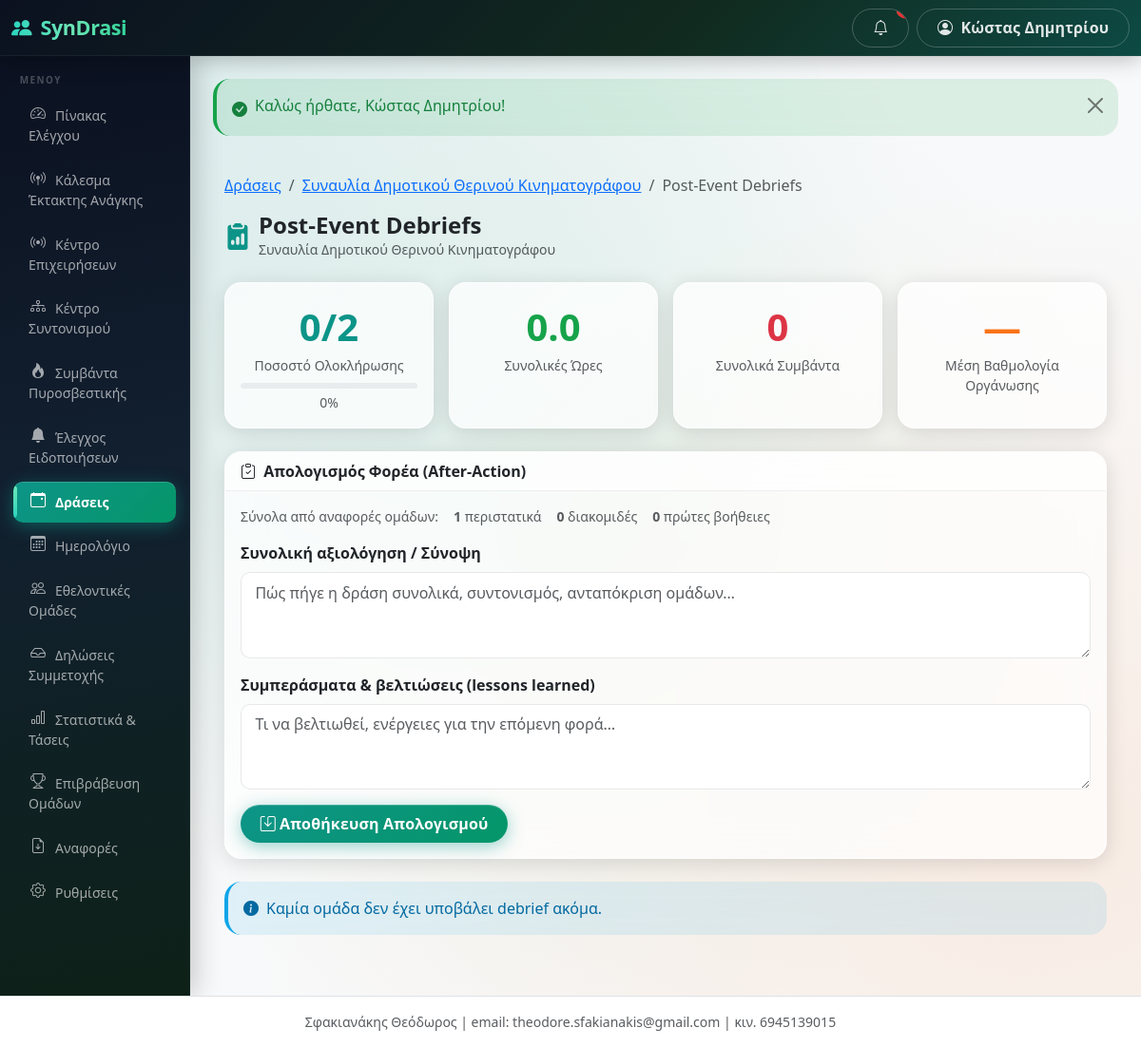
Screenshot of /public/events/3/debriefs (signed in) with the database file from the repository.
### tables this page shows
CREATE TABLE users (
  id INT AUTO_INCREMENT PRIMARY KEY,
  municipality_id INT NULL,
  team_id INT NULL,
  name VARCHAR(255) NOT NULL,
  email VARCHAR(255) NOT NULL UNIQUE,
  phone VARCHAR(50) NULL,
  password_hash VARCHAR(255) NOT NULL,
  role ENUM('super_admin','municipality_admin','team_admin','event_operator') NOT NULL,
  status ENUM('active','inactive') NOT NULL DEFAULT 'active',
  language_code VARCHAR(10) NULL,
  last_login_at DATETIME NULL,
  created_at DATETIME NOT NULL DEFAULT CURRENT_TIMESTAMP,
  updated_at DATETIME NULL ON UPDATE CURRENT_TIMESTAMP,
  INDEX idx_users_municipality_id (municipality_id),
  INDEX idx_users_team_id (team_id),
  FOREIGN KEY (language_code) REFERENCES languages(code)
);

CREATE TABLE events (
  id INT AUTO_INCREMENT PRIMARY KEY,
  municipality_id INT NOT NULL,
  category_id INT NULL,
  title VARCHAR(255) NOT NULL,
  description TEXT NULL,
  location_name VARCHAR(255) NULL,
  address VARCHAR(255) NULL,
  latitude DECIMAL(10,7) NULL,
  longitude DECIMAL(10,7) NULL,
  start_datetime DATETIME NOT NULL,
  end_datetime DATETIME NOT NULL,
  requested_people INT NOT NULL DEFAULT 0,
  requested_vehicle TINYINT(1) NOT NULL DEFAULT 0,
  requested_medical_equipment TINYINT(1) NOT NULL DEFAULT 0,
  requested_items_json TEXT NULL,
  instructions TEXT NULL,
  status ENUM('draft','open','review','confirmed','active','closed','completed','cancelled') NOT NULL DEFAULT 'draft',
  public_token VARCHAR(64) NULL UNIQUE,
  published_at DATETIME NULL,
  created_by INT NOT NULL,
  created_at DATETIME NOT NULL DEFAULT CURRENT_TIMESTAMP,
  updated_at DATETIME NULL ON UPDATE CURRENT_TIMESTAMP,
  last_activity_at DATETIME NULL COMMENT 'bumped by live-ops writes; poll change detection (migration 040)',
  reconciliation_notes TEXT NULL,
  story_token VARCHAR(64) NULL COMMENT 'no-login public Story link',
  story_published_at DATETIME NULL,
  INDEX idx_events_municipality_id (municipality_id),
  INDEX idx_events_status (status),
  INDEX idx_events_start_datetime (start_datetime),
  INDEX idx_events_story_token (story_token),
  INDEX idx_events_muni_status_start (municipality_id, status, start_datetime)
);

### views/events/debriefs.php (the view, shortened to what the rows shown need)
<?php
$completionRate = $approvedCount > 0
    ? round(($stats['debrief_count'] ?? 0) / $approvedCount * 100)
    : 0;
$terms = authority_context((int) ($event['municipality_id'] ?? current_municipality_id()));
$eventPlural = $terms['event_plural'] ?? 'Δράσεις';
$eventSingularLc = mb_strtolower($terms['event_singular'] ?? 'Δράση', 'UTF-8');
?>
<div class="container py-4">
  <nav aria-label="breadcrumb" class="mb-3">
    <ol class="breadcrumb">
      <li class="breadcrumb-item"><a href="<?= url('/events') ?>"><?= e($eventPlural) ?></a></li>
      <li class="breadcrumb-item"><a href="<?= url('/events/' . $event['id']) ?>"><?= e($event['title']) ?></a></li>
      <li class="breadcrumb-item active">Post-Event Debriefs</li>
    </ol>
  </nav>
  <div class="d-flex align-items-center gap-2 mb-4">
    <i class="bi bi-clipboard2-data-fill fs-3 text-primary"></i>
    <div>
      <h4 class="mb-0 fw-bold">Post-Event Debriefs</h4>
      <div class="text-muted small"><?= e($event['title']) ?></div>
    </div>
  </div>
  <div class="row g-3 mb-4">
    <div class="col-6 col-md-3">
      <div class="card border-0 shadow-sm text-center h-100">
        <div class="card-body">
          <div class="fs-1 fw-bold text-primary"><?= (int)($stats['debrief_count'] ?? 0) ?>/<?= $approvedCount ?></div>
          <div class="text-muted small"><?= e(t('events/debriefs.001', 'Ποσοστό Ολοκλήρωσης')) ?></div>
          <div class="progress mt-2" style="height:6px">
          </div>
          <div class="text-muted small mt-1"><?= $completionRate ?>%</div>
        </div>
      </div>
    </div>
    <div class="col-6 col-md-3">
      <div class="card border-0 shadow-sm text-center h-100">
        <div class="card-body">
          <div class="fs-1 fw-bold text-success"><?= number_format((float)($stats['total_hours'] ?? 0), 1) ?></div>
          <div class="text-muted small"><?= e(t('events/debriefs.002', 'Συνολικές Ώρες')) ?></div>
        </div>
      </div>
    </div>
    <div class="col-6 col-md-3">
      <div class="card border-0 shadow-sm text-center h-100">
        <div class="card-body">
          <div class="fs-1 fw-bold text-danger"><?= (int)($stats['total_incidents'] ?? 0) ?></div>
          <div class="text-muted small"><?= e(t('events/debriefs.003', 'Συνολικά Συμβάντα')) ?></div>
        </div>
      </div>
    </div>
    <div class="col-6 col-md-3">
      <div class="card border-0 shadow-sm text-center h-100">
        <div class="card-body">
          <?php $avg = (float)($stats['avg_rating'] ?? 0); ?>
          <div class="fs-1 fw-bold text-warning">
            <?= $avg > 0 ? number_format($avg, 1) : '—' ?>
          </div>
          <div class="text-muted small"><?= e(t('events/debriefs.004', 'Μέση Βαθμολογία Οργάνωσης')) ?></div>
        </div>
      </div>
    </div>
  </div>
  <div class="card shadow-sm mb-4 border-start border-4 border-primary">
    <div class="card-header bg-white fw-semibold">
      <i class="bi bi-clipboard-check me-1"></i> <?= e(t('events/debriefs.005', 'Απολογισμός Φορέα (After-Action)')) ?>
    </div>
    <div class="card-body">
      <form method="post" action="<?= e(url('/events/' . $event['id'] . '/municipality-debrief')) ?>">
        <div class="d-flex flex-wrap gap-3 mb-3 small text-muted">
          <span><?= e(t('events/debriefs.007', 'Σύνολα από αναφορές ομάδων:')) ?></span>
          <span><strong><?= (int) ($teamAgg['i'] ?? 0) ?></strong> <?= e(t('events/debriefs.008', 'περιστατικά')) ?></span>
          <span><strong><?= (int) ($teamAgg['t'] ?? 0) ?></strong> <?= e(t('events/debriefs.009', 'διακομιδές')) ?></span>
          <span><strong><?= (int) ($teamAgg['f'] ?? 0) ?></strong> <?= e(t('events/debriefs.010', 'πρώτες βοήθειες')) ?></span>
        </div>
        <div class="mb-3">
          <label class="form-label fw-semibold"><?= e(t('events/debriefs.011', 'Συνολική αξιολόγηση / Σύνοψη')) ?></label>
          <textarea name="summary" class="form-control" rows="3" placeholder="Πώς πήγε η <?= e($eventSingularLc) ?> συνολικά, συντονισμός, ανταπόκριση ομάδων…"><?= e($muniReport['summary'] ?? '') ?></textarea>
        </div>
        <div class="mb-3">
          <label class="form-label fw-semibold">Συμπεράσματα &amp; βελτιώσεις (lessons learned)</label>
          <textarea name="notes" class="form-control" rows="3" placeholder="<?= e(t('events/debriefs.026', 'Τι να βελτιωθεί, ενέργειες για την επόμενη φορά…')) ?>"><?= e($muniReport['notes'] ?? '') ?></textarea>
        </div>
        <button class="btn btn-primary"><i class="bi bi-save me-1"></i><?= e(t('events/debriefs.012', 'Αποθήκευση Απολογισμού')) ?></button>
      </form>
    </div>
  </div>
  <?php if (empty($debriefs)): ?>
    <div class="alert alert-info d-flex align-items-center gap-2">
      <i class="bi bi-info-circle-fill"></i>
      <?= e(t('events/debriefs.014', 'Καμία ομάδα δεν έχει υποβάλει debrief ακόμα.')) ?>
    </div>
  <?php endif ?>
</div>

### app/Helpers/Router.php (shortened to what the rows shown need)
<?php
class Router
{
    private $routes = [];
    public function get($pattern, $handler, array $options = [])
    {
        $this->routes[] = ['GET', $pattern, $handler, $options];
    }
    public function post($pattern, $handler, array $options = [])
    {
        $this->routes[] = ['POST', $pattern, $handler, $options];
    }
    public function dispatch($method, $uri)
    {
        $path = parse_url($uri, PHP_URL_PATH);
        $base = base_uri();
        if ($base !== '' && strpos($path, $base) === 0) {
            $path = substr($path, strlen($base));
        } else {
            $parent = preg_replace('#/public$#', '', $base);
            if ($parent !== $base && $parent !== '' && strpos($path, $parent) === 0) {
                $path = substr($path, strlen($parent));
            }
        }
        $path = '/' . trim($path, '/');
        foreach ($this->routes as $route) {
            list($m, $pattern, $handler, $options) = $route;
            if ($m !== $method) {
                continue;
            }
            $regex = '#^' . preg_replace_callback(
                '/\{([a-zA-Z_]+)\}/',
                function ($m) {
                    return $m[1] === 'token' ? '([A-Za-z0-9]+)' : '(\d+)';
                },
                $pattern
            ) . '$#';
            if (preg_match($regex, $path, $matches)) {
                array_shift($matches);
                $this->enforceAccess($options);
                list($class, $action) = explode('@', $handler);
                $controller = new $class();
                return call_user_func_array([$controller, $action], $matches);
            }
        }
    }
    private function enforceAccess(array $options)
    {
        if (!empty($options['roles'])) {
            requireRole($options['roles']);
            return;
        }
    }
}

### views/layouts/header.php (shortened to what the rows shown need)
<?php $unreadCount = is_logged_in() ? Notification::unreadCount($_SESSION['user_id']) : 0; ?>
<!DOCTYPE html>
<html lang="el">
<head>
<link href="https://cdn.jsdelivr.net/npm/bootstrap@5.3.3/dist/css/bootstrap.min.css" rel="stylesheet">
<link href="https://cdn.jsdelivr.net/npm/bootstrap-icons@1.11.3/font/bootstrap-icons.min.css" rel="stylesheet">
<link href="<?= e(url('/assets/css/app.css')) ?>" rel="stylesheet">
</head>
<body class="bg-light">
<nav class="navbar navbar-dark syndrasi-topbar sticky-top">
  <div class="container-fluid">
    <div class="d-flex align-items-center">
      <button class="btn btn-outline-light d-lg-none me-2" type="button" data-bs-toggle="offcanvas" data-bs-target="#sidebarMenu" aria-label="<?= e(t('layouts/header.006', 'Μενού')) ?>">
      </button>
      <a class="navbar-brand fw-bold" href="<?= e(url('/')) ?>">
        <i class="bi bi-people-fill me-1"></i> SynDrasi
      </a>
    </div>
    <div class="d-flex align-items-center gap-2">
      <a href="<?= e(url('/notifications')) ?>" class="btn btn-outline-light position-relative" title="<?= e(t('layouts/header.008', 'Ειδοποιήσεις')) ?>" id="navNotifBell">
        <i class="bi bi-bell"></i>
        <span class="position-absolute top-0 start-100 translate-middle badge rounded-pill bg-danger"
              id="navNotifBadge" <?= $unreadCount > 0 ? '' : 'style="display:none"' ?>><?= (int) $unreadCount ?></span>
      </a>
      <div class="dropdown">
        <button class="btn btn-outline-light dropdown-toggle" data-bs-toggle="dropdown">
          <i class="bi bi-person-circle me-1"></i>
          <span class="d-none d-md-inline"><?= e(current_user() ? current_user()['name'] : '') ?></span>
        </button>
      </div>
    </div>
  </div>
</nav>
<div class="container-fluid">
  <div class="row">
    <?php include BASE_PATH . '/views/layouts/sidebar.php'; ?>
    <main class="col-lg-10 ms-sm-auto px-3 px-md-4 py-4">
      <?php include BASE_PATH . '/views/layouts/flash.php'; ?>

### views/layouts/sidebar.php (shortened to what the rows shown need)
<?php
$role = current_role();
$currentPath = parse_url($_SERVER['REQUEST_URI'], PHP_URL_PATH);
$midForTerms = function_exists('current_municipality_id') ? current_municipality_id() : null;
$authorityTerms = $midForTerms ? authority_context($midForTerms) : authority_defaults('municipality');
$authorityTypeForMenu = $authorityTerms['authority_type'] ?? 'municipality';
$eventMenuLabel = t('authority/' . $authorityTypeForMenu . '.event_plural', $authorityTerms['event_plural'] ?? 'Δράσεις');
$teamMenuLabel = t('authority/' . $authorityTypeForMenu . '.team_plural', $authorityTerms['team_plural'] ?? 'Εθελοντικές Ομάδες');
$menus = [];
if ($role === 'municipality_admin') {
    $menus = [
        ['/dashboard',    'bi-speedometer2',              t('layouts/sidebar.003', 'Πίνακας Ελέγχου')],
        ['/mobilizations', 'bi-broadcast-pin',            t('layouts/sidebar.004', 'Κάλεσμα Έκτακτης Ανάγκης')],
        ['/operations',   'bi-broadcast',                 t('layouts/sidebar.005', 'Κέντρο Επιχειρήσεων')],
        ['/operations/war-room', 'bi-diagram-3',          t('layouts/sidebar.006', 'Κέντρο Συντονισμού')],
        ['/fire-service', 'bi-fire',                       t('layouts/sidebar.007', 'Συμβάντα Πυροσβεστικής')],
        ['/notification-center', 'bi-bell-fill',           t('layouts/sidebar.008', 'Έλεγχος Ειδοποιήσεων')],
        ['/events',       'bi-calendar-event',            $eventMenuLabel],
        ['/events/calendar', 'bi-calendar3',              t('layouts/sidebar.009', 'Ημερολόγιο')],
        ['/teams',        'bi-people',                    $teamMenuLabel],
        ['/applications', 'bi-inbox',                     t('layouts/sidebar.010', 'Δηλώσεις Συμμετοχής')],
        ['/statistics',   'bi-bar-chart',                 t('layouts/sidebar.011', 'Στατιστικά & Τάσεις')],
        ['/awards',       'bi-trophy',                    t('layouts/sidebar.012', 'Επιβράβευση Ομάδων')],
        ['/reports',      'bi-file-earmark-arrow-down',   t('layouts/sidebar.013', 'Αναφορές')],
        ['/settings',     'bi-gear',                      t('layouts/sidebar.014', 'Ρυθμίσεις')],
    ];
}
$base = base_uri();
function sidebar_active($path, $currentPath, $base)
{
    $full = $base . $path;
    if (in_array($path, ['/dashboard','/team/dashboard','/admin/dashboard','/events/calendar'], true)) {
        return $currentPath === $full;
    }
    return strpos($currentPath, $full) === 0;
}
?>
<div class="offcanvas-lg offcanvas-start col-lg-2 d-lg-block sidebar p-0" tabindex="-1" id="sidebarMenu">
  <?php
  if (in_array($role, ['municipality_admin', 'event_operator'], true)) {
      $mid = current_municipality_id();
      if ($mid && class_exists('MunicipalitySetting')) {
          $sidebarLogoUrl = MunicipalitySetting::get($mid, 'branding_logo', '');
      }
  }
  ?>
  <div class="sidebar-label"><?= e(t('layouts/sidebar.001', 'Μενού')) ?></div>
  <ul class="nav flex-column mb-auto px-1 pb-4">
    <?php foreach ($menus as $m): ?>
    <li class="nav-item">
      <a href="<?= e(url($m[0])) ?>"
         class="nav-link sidebar-link<?= sidebar_active($m[0], $currentPath, $base) ? ' active' : '' ?>">
        <i class="bi <?= e($m[1]) ?> me-2"></i><?= e($m[2]) ?>
      </a>
    </li>
    <?php endforeach; ?>
  </ul>
</div>

### rows the page displays
users: name "Κώστας Δημητρίου", language_code "ΜΕΝΟΎ", language_code "Ποσοστό Ολοκλήρωσης", language_code "Συνολικές Ώρες", language_code "Συνολικά Συμβάντα", language_code "Μέση Βαθμολογία Οργάνωσης", language_code "Απολογισμός Φορέα (After-Action)", language_code "Σύνολα από αναφορές ομάδων:", language_code "περιστατικά", language_code "διακομιδές", language_code "πρώτες βοήθειες", language_code "Συνολική αξιολόγηση / Σύνοψη", notes "Τι να βελτιωθεί, ενέργειες για την επόμενη φορά…", language_code "Αποθήκευση Απολογισμού", language_code "Καμία ομάδα δεν έχει υποβάλει debrief ακόμα."
events: title "Συναυλία Δημοτικού Θερινού Κινηματογράφου"

### other values shown
$m[2] "Πίνακας Ελέγχου"
$m[2] "Κάλεσμα Έκτακτης Ανάγκης"
$m[2] "Κέντρο Επιχειρήσεων"
$m[2] "Κέντρο Συντονισμού"
$m[2] "Συμβάντα Πυροσβεστικής"
$m[2] "Έλεγχος Ειδοποιήσεων"
$m[2] "Δράσεις"
$m[2] "Ημερολόγιο"
$m[2] "Εθελοντικές Ομάδες"
$m[2] "Δηλώσεις Συμμετοχής"
$m[2] "Στατιστικά & Τάσεις"
$m[2] "Επιβράβευση Ομάδων"
$m[2] "Αναφορές"
$m[2] "Ρυθμίσεις"
$f['message'] "Καλώς ήρθατε, Κώστας Δημητρίου!"
